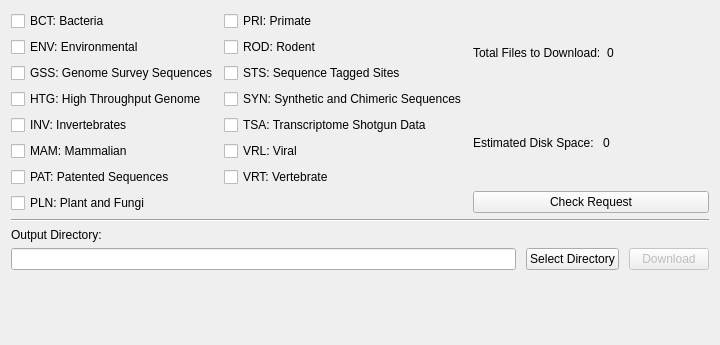
          <widget class="QWidget" name="ncbiDiv">
           <property name="geometry">
            <rect>
             <x>0</x>
             <y>0</y>
             <width>720</width>
             <height>345</height>
            </rect>
           </property>
           <attribute name="label">
            <string>Make Database from Genbank Divisions</string>
           </attribute>
           <layout class="QVBoxLayout" name="verticalLayout_12">
            <item>
             <layout class="QHBoxLayout" name="horizontalLayout_18">
              <item>
               <layout class="QGridLayout" name="gridLayout">
                <item row="0" column="1">
                 <widget class="QCheckBox" name="priChk">
                  <property name="text">
                   <string>PRI: Primate</string>
                  </property>
                 </widget>
                </item>
                <item row="6" column="1">
                 <widget class="QCheckBox" name="vrtChk">
                  <property name="text">
                   <string>VRT: Vertebrate</string>
                  </property>
                 </widget>
                </item>
                <item row="2" column="1">
                 <widget class="QCheckBox" name="stsChk">
                  <property name="text">
                   <string>STS: Sequence Tagged Sites</string>
                  </property>
                 </widget>
                </item>
                <item row="6" column="0">
                 <widget class="QCheckBox" name="patChk">
                  <property name="text">
                   <string>PAT: Patented Sequences</string>
                  </property>
                 </widget>
                </item>
                <item row="1" column="0">
                 <widget class="QCheckBox" name="envChk">
                  <property name="text">
                   <string>ENV: Environmental</string>
                  </property>
                 </widget>
                </item>
                <item row="4" column="0">
                 <widget class="QCheckBox" name="invChk">
                  <property name="text">
                   <string>INV: Invertebrates</string>
                  </property>
                 </widget>
                </item>
                <item row="3" column="0">
                 <widget class="QCheckBox" name="htgChk">
                  <property name="text">
                   <string>HTG: High Throughput Genome</string>
                  </property>
                 </widget>
                </item>
                <item row="1" column="1">
                 <widget class="QCheckBox" name="rodChk">
                  <property name="text">
                   <string>ROD: Rodent</string>
                  </property>
                 </widget>
                </item>
                <item row="5" column="1">
                 <widget class="QCheckBox" name="vrlChk">
                  <property name="text">
                   <string>VRL: Viral</string>
                  </property>
                 </widget>
                </item>
                <item row="3" column="1">
                 <widget class="QCheckBox" name="synChk">
                  <property name="text">
                   <string>SYN: Synthetic and Chimeric Sequences</string>
                  </property>
                 </widget>
                </item>
                <item row="2" column="0">
                 <widget class="QCheckBox" name="gssChk">
                  <property name="text">
                   <string>GSS: Genome Survey Sequences</string>
                  </property>
                 </widget>
                </item>
                <item row="7" column="0">
                 <widget class="QCheckBox" name="plnChk">
                  <property name="text">
                   <string>PLN: Plant and Fungi</string>
                  </property>
                 </widget>
                </item>
                <item row="5" column="0">
                 <widget class="QCheckBox" name="mamChk">
                  <property name="text">
                   <string>MAM: Mammalian</string>
                  </property>
                 </widget>
                </item>
                <item row="4" column="1">
                 <widget class="QCheckBox" name="tsaChk">
                  <property name="text">
                   <string>TSA: Transcriptome Shotgun Data</string>
                  </property>
                 </widget>
                </item>
                <item row="0" column="0">
                 <widget class="QCheckBox" name="bctChk">
                  <property name="text">
                   <string>BCT: Bacteria</string>
                  </property>
                 </widget>
                </item>
               </layout>
              </item>
              <item>
               <layout class="QVBoxLayout" name="verticalLayout_11">
                <item>
                 <layout class="QHBoxLayout" name="horizontalLayout_19">
                  <item>
                   <widget class="QLabel" name="label_14">
                    <property name="text">
                     <string>Total Files to Download:</string>
                    </property>
                   </widget>
                  </item>
                  <item>
                   <widget class="QLabel" name="totalFilesGbDiv">
                    <property name="text">
                     <string>0</string>
                    </property>
                   </widget>
                  </item>
                 </layout>
                </item>
                <item>
                 <layout class="QHBoxLayout" name="horizontalLayout_20">
                  <item>
                   <widget class="QLabel" name="label_16">
                    <property name="text">
                     <string>Estimated Disk Space: </string>
                    </property>
                   </widget>
                  </item>
                  <item>
                   <widget class="QLabel" name="estSize">
                    <property name="text">
                     <string>0</string>
                    </property>
                   </widget>
                  </item>
                 </layout>
                </item>
                <item>
                 <widget class="QPushButton" name="checkRequestBtn">
                  <property name="text">
                   <string>Check Request</string>
                  </property>
                 </widget>
                </item>
               </layout>
              </item>
             </layout>
            </item>
            <item>
             <widget class="Line" name="line_10">
              <property name="orientation">
               <enum>Qt::Horizontal</enum>
              </property>
             </widget>
            </item>
            <item>
             <widget class="QLabel" name="label_12">
              <property name="sizePolicy">
               <sizepolicy hsizetype="Preferred" vsizetype="Fixed">
                <horstretch>0</horstretch>
                <verstretch>0</verstretch>
               </sizepolicy>
              </property>
              <property name="text">
               <string>Output Directory:</string>
              </property>
             </widget>
            </item>
            <item>
             <layout class="QHBoxLayout" name="horizontalLayout_21">
              <property name="spacing">
               <number>10</number>
              </property>
              <item>
               <widget class="QLineEdit" name="gbDivDLoutputDir">
                <property name="readOnly">
                 <bool>true</bool>
                </property>
               </widget>
              </item>
              <item>
               <widget class="QPushButton" name="selectGbDivDirBtn">
                <property name="sizePolicy">
                 <sizepolicy hsizetype="Fixed" vsizetype="Fixed">
                  <horstretch>0</horstretch>
                  <verstretch>0</verstretch>
                 </sizepolicy>
                </property>
                <property name="text">
                 <string>Select Directory</string>
                </property>
               </widget>
              </item>
              <item>
               <widget class="QPushButton" name="downloadGbDivFileBtn">
                <property name="enabled">
                 <bool>false</bool>
                </property>
                <property name="sizePolicy">
                 <sizepolicy hsizetype="Fixed" vsizetype="Fixed">
                  <horstretch>0</horstretch>
                  <verstretch>0</verstretch>
                 </sizepolicy>
                </property>
                <property name="text">
                 <string>Download</string>
                </property>
               </widget>
              </item>
             </layout>
            </item>
            <item>
             <spacer name="verticalSpacer">
              <property name="orientation">
               <enum>Qt::Vertical</enum>
              </property>
              <property name="sizeHint" stdset="0">
               <size>
                <width>20</width>
                <height>40</height>
               </size>
              </property>
             </spacer>
            </item>
           </layout>
          </widget>
